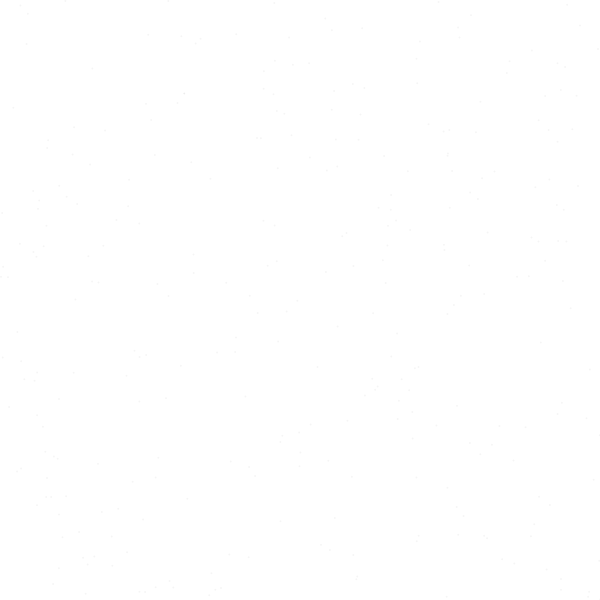
Frame 1 (no input)
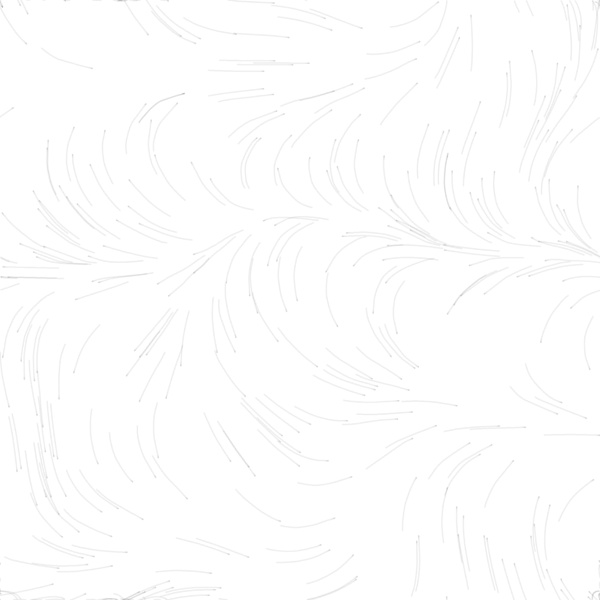
Frame 60 (no input)
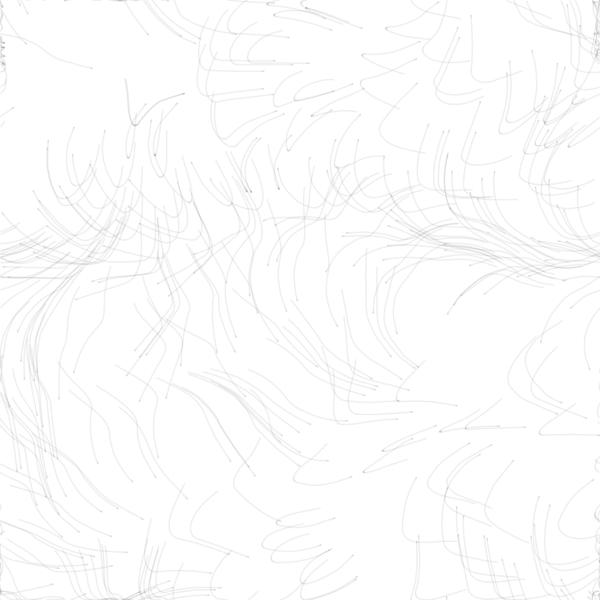
Frame 120 (the mouse pressed at the canvas centre since frame 60)

The p5.js sketch that drew these frames (run headless with seeded random() and noise() and a simulated clock; from frame 60 on, the mouse is pressed at the canvas centre):

// p5.js sketch
// ── sketch.js
//var xoff1 = 0;
//var xoff2 = 10000;

var inc = 0.02;
var start = 0;
var scl = 20;
var cols, rows;
var offz = 0;
var particles = [];

var flowfield = [];


function setup() {
	background(255);
  // put setup code here
  createCanvas(600,600);
  cols = floor(width/scl);
  rows = floor(height/scl);

  flowfield = new Array(cols * rows);


for(var i =0; i<300; i++){
  particles[i] = new Particle();
}
}

function draw() {
	//background(255);
  // put drawing code here
  var offy = 0;

  for (var x=0; x<rows; x++){
  	var offx = 0;
  	for(var y=0; y<cols;y++){
    var index =x + y * cols;
    //var r = noise(offx,offy)*255;
    //var angle = noise(offx ,offy, offz)* TWO_PI*4;
    var angle = noise(offx+mouseX/200 ,offy+mouseY/200, offz)* TWO_PI*4;
    var v = p5.Vector.fromAngle(angle);
    v.setMag(0.1);

    flowfield[index] = v;
    offx += inc;

    


  	}
  	offy += inc;
  	

}  

for(var i=0; i < particles.length; i++){

	particles[i].follow(flowfield);
    particles[i].update();
    particles[i].show();
    particles[i].edges();
    }
  //updatePixels();
  //endShape();
  //noLoop();
  //start +=inc;
  /*
  var x = map(noise(xoff1),0,1,0,400);
  var y = map(noise(xoff2),0,1,0,400);

  xoff1 += 0.01;
  xoff2 += 0.01;

  

  ellipse(x,y,24,24);
  */
}
// ── particle.js
function Particle(){
	this.pos = createVector(random(width),random(height));
	this.vel = createVector(0,0);
	this.acc = createVector(0,0);
	this.maxspeed = 1;

	this.update = function(){
		this.vel.add(this.acc);
		this.vel.limit(this.maxspeed);
		this.pos.add(this.vel);
		this.acc.mult(0);
	}

    this.follow = function(vectors){
    	var x = floor(this.pos.x/scl);
    	var y = floor(this.pos.y/scl);
    	var index = x + y * cols;
    	var force = vectors[index];
    	this.applyForce(force);
    }


	this.applyForce = function(force){
		this.acc.add(force);
	}

	this.show = function(){
		stroke(0,10);
		strokeWeight(2);
		point(this.pos.x,this.pos.y);
	}

	this.edges = function(){
        if (this.pos.x > width) this.pos.x = 0;
        if (this.pos.x < 0) this.pos.x = width;
         if (this.pos.y > height) this.pos.y = 0;
        if (this.pos.y < 0) this.pos.y = height;

	}
}
